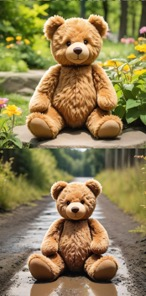
#> input picture arXiv-2405.17661v1/images/bear.jpg, 146 x 296 px
$ python lama_inpaint.py --input ../../../arXiv-2405.17661v1/images/bear.jpg --mask ../../../arXiv-2405.17661v1/images/h3.png --output out.png
#> lines starting #> are read from the running program, lines starting #| are printed output that depends on the picture
#!/usr/bin/env python3
"""
LaMa Inpainting - 基于纹理的物体移除

使用 LaMa (Large Mask Inpainting) 根据周围纹理填充 mask 区域。
适合物体移除场景（不需要 prompt）。
"""

import argparse
from pathlib import Path

import cv2
import numpy as np
from PIL import Image
from simple_lama_inpainting import SimpleLama


def lama_inpaint(
    input_image_path: str,
    mask_path: str,
    output_path: str,
    dilate_kernel: int = 0,
    mask_mode: str = "original",
):
    """
    使用 LaMa 进行 inpainting。

    Args:
        input_image_path: 输入图片路径
        mask_path: mask 图片路径（白色=要修复的区域）
        output_path: 输出图片路径
        dilate_kernel: 膨胀 kernel 大小（0=不膨胀）
        mask_mode: mask 模式 (original/bbox/convex)
    """
#> called with output_path = 'out.png', dilate_kernel = 0, mask_mode = 'original'
    print(f"Loading image: {input_image_path}")
    image = Image.open(input_image_path).convert("RGB")
#> image is the input picture: PIL image 146x296 RGB; mean R, G, B 141.1, 125.3, 81.2

    print(f"Loading mask: {mask_path}")
    mask = cv2.imread(mask_path, cv2.IMREAD_GRAYSCALE)
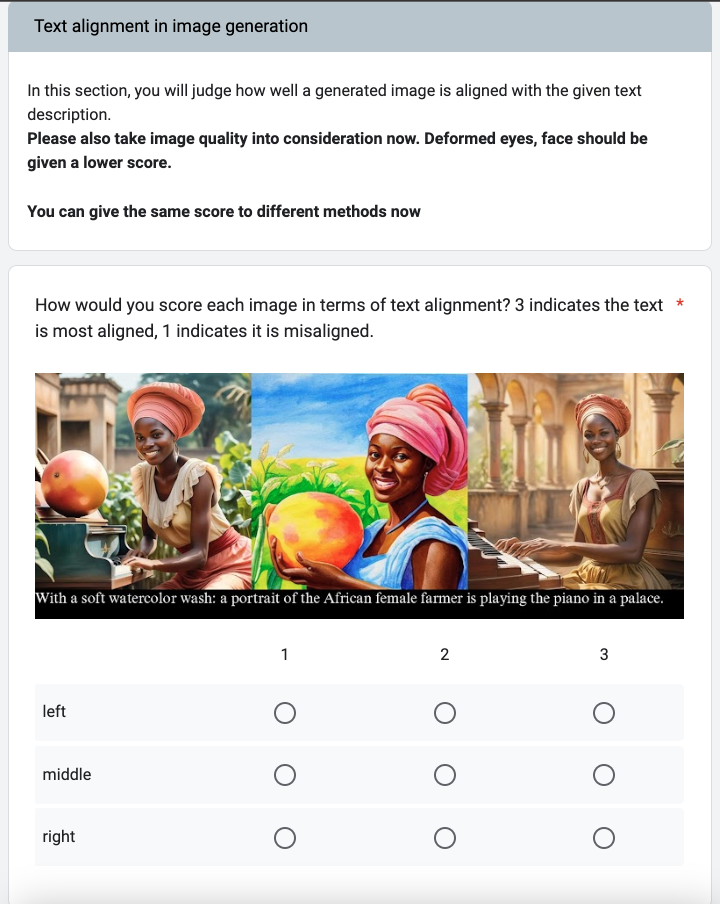
#> input picture arXiv-2405.17661v1/images/h3.png, 720 x 904 px
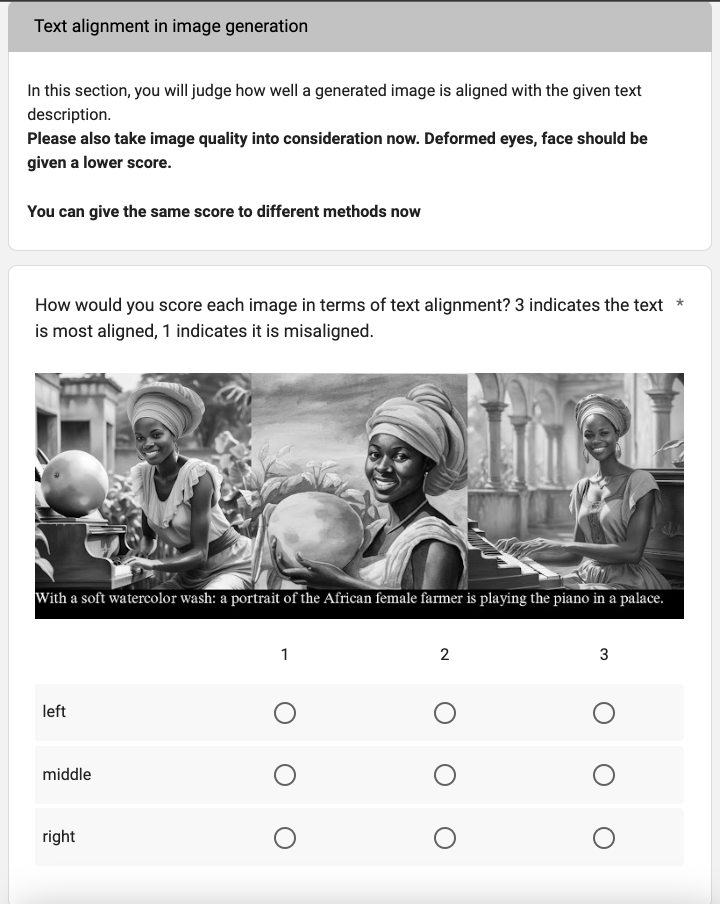
#> mask: shape (904, 720); min 0, max 255, mean 210.9

    # 膨胀处理
    if dilate_kernel > 0:
        print(f"Dilating mask with kernel size {dilate_kernel}")
        kernel = np.ones((dilate_kernel, dilate_kernel), np.uint8)
        mask = cv2.dilate(mask, kernel, iterations=1)

    # Mask 形状变换
    if mask_mode == "bbox":
        print("Converting mask to bounding box")
        coords = np.where(mask > 127)
        if len(coords[0]) > 0:
            y_min, y_max = coords[0].min(), coords[0].max()
            x_min, x_max = coords[1].min(), coords[1].max()
            bbox_mask = np.zeros_like(mask)
            bbox_mask[y_min:y_max+1, x_min:x_max+1] = 255
            mask = bbox_mask
    elif mask_mode == "convex":
        print("Converting mask to convex hull")
        contours, _ = cv2.findContours(mask, cv2.RETR_EXTERNAL, cv2.CHAIN_APPROX_SIMPLE)
        if contours:
            all_points = np.vstack(contours)
            hull = cv2.convexHull(all_points)
            convex_mask = np.zeros_like(mask)
            cv2.fillPoly(convex_mask, [hull], 255)
            mask = convex_mask

    # 转换为 PIL Image
    mask_pil = Image.fromarray(mask).convert("L")

    # 确保 mask 和图片尺寸一致
    if mask_pil.size != image.size:
        print(f"Resizing mask from {mask_pil.size} to {image.size}")
#| Resizing mask from (720, 904) to (146, 296)
        mask_pil = mask_pil.resize(image.size, Image.NEAREST)
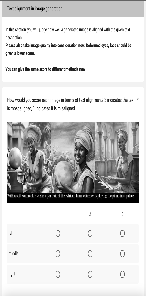
#> mask_pil: PIL image 146x296 L; min 0, max 255, mean 210.5

    # 运行 LaMa
    print("Running LaMa inpainting...")
    simple_lama = SimpleLama()
    result = simple_lama(image, mask_pil)

    # 保存结果
    Path(output_path).parent.mkdir(parents=True, exist_ok=True)
    result.save(output_path)
    print(f"Saved to {output_path}")

    return output_path


def main():
    parser = argparse.ArgumentParser(description="LaMa Inpainting 物体移除")
    parser.add_argument("--input", required=True, help="输入图片路径")
    parser.add_argument("--mask", required=True, help="mask 图片路径")
    parser.add_argument("--output", required=True, help="输出图片路径")
    parser.add_argument("--dilate", type=int, default=0, help="膨胀 kernel 大小（0=不膨胀）")
    parser.add_argument("--mask-mode", choices=["original", "bbox", "convex"], default="original",
                        help="mask 模式: original/bbox/convex")

    args = parser.parse_args()

    if not Path(args.input).exists():
        print(f"Error: Input image not found: {args.input}")
        return 1

    if not Path(args.mask).exists():
        print(f"Error: Mask image not found: {args.mask}")
        return 1

    lama_inpaint(
        input_image_path=args.input,
        mask_path=args.mask,
        output_path=args.output,
        dilate_kernel=args.dilate,
        mask_mode=args.mask_mode,
    )
#> (the call stopped at in lama_inpaint, `simple_lama = SimpleLama()`: simple_lama_inpainting is not available in this run)

    return 0


if __name__ == "__main__":
    exit(main())
#> (the program exits here)
